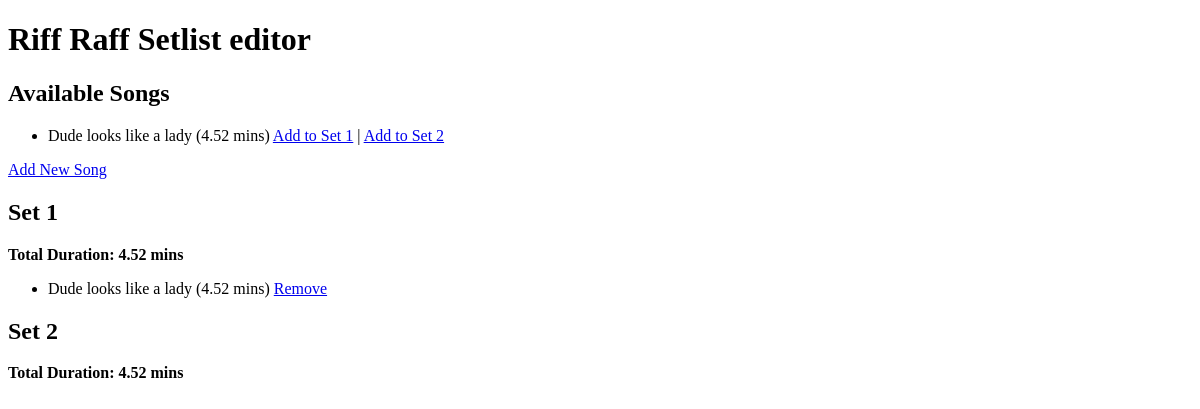
Before: / with the older database file.
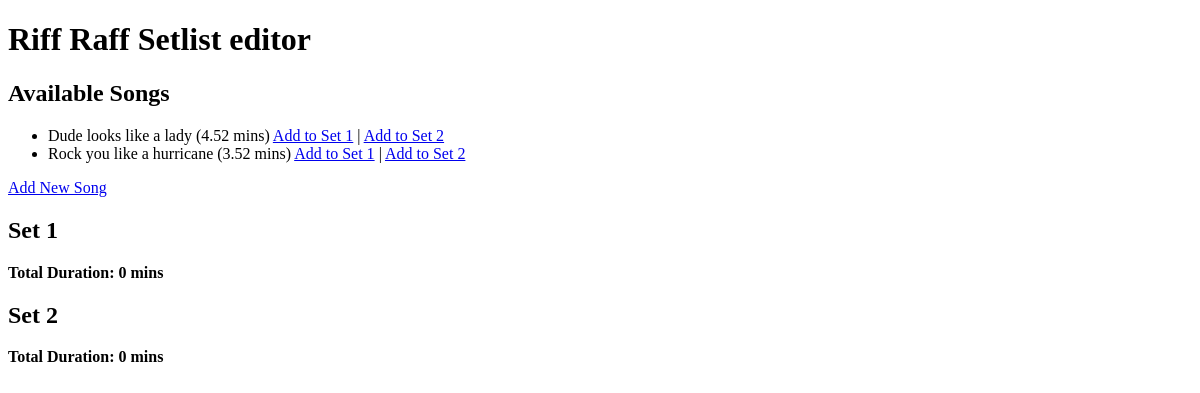
After: the same page with the newer database file.
### setlist_app/models.py (models this page shows, shortened)
class Song(models.Model):
    title = models.CharField(max_length=255, unique=True)
    duration = models.FloatField(help_text="Duration in minutes")

class Setlist(models.Model):
    SET_CHOICES = [(1, "Set 1"), (2, "Set 2")]
    song = models.ForeignKey(Song, on_delete=models.CASCADE)
    set_number = models.IntegerField(choices=SET_CHOICES)

### setlist_app/views.py (the view)
# urls.py: path('', views.home, name='home'),
def home(request):
    songs = Song.objects.all()
    set1 = Setlist.objects.filter(set_number=1)
    set2 = Setlist.objects.filter(set_number=2)
    set1_duration = sum(song.song.duration for song in set1)
    set2_duration = sum(song.song.duration for song in set1)
    return render(request, 'setlist_app/home.html', {"songs": songs, "set1": set1, "set2": set2, "set1_duration": set1_duration,
        "set2_duration": set2_duration,})

### setlist_app/templates/setlist_app/home.html (shortened to what this page needs)
<!DOCTYPE html>
<html lang="en">
<head>
</head>
<body>
    <h1>Riff Raff Setlist editor</h1>
    <h2>Available Songs</h2>
    <ul>
        {% for song in songs %}
            <li>
                {{ song.title }} ({{ song.duration }} mins)
                <a href="{% url 'add_to_set' song.id 1 %}">Add to Set 1</a> |
                <a href="{% url 'add_to_set' song.id 2 %}">Add to Set 2</a>
            </li>
        {% endfor %}
    </ul>
    <a href="{% url 'add_song' %}">Add New Song</a>
    <h2>Set 1</h2>
    <p><strong>Total Duration: {{ set1_duration }} mins</strong></p>
    <ul>
        {% for item in set1 %}
            <li>{{ item.song.title }} ({{ item.song.duration }} mins)
                <a href="{% url 'remove_from_set' item.id %}">Remove</a>
            </li>
        {% endfor %}
    </ul>
    <h2>Set 2</h2>
    <p><strong>Total Duration: {{ set2_duration }} mins</strong></p>
</body>
</html>

Changed rows visible on the page:
removed Setlist: song "Dude looks like a lady", song.duration "4.52"
added Song: title "Rock you like a hurricane", duration "3.52"
Other visible differences:
{{ set1_duration }}: "4.52" → "0"
{{ set2_duration }}: "4.52" → "0"
